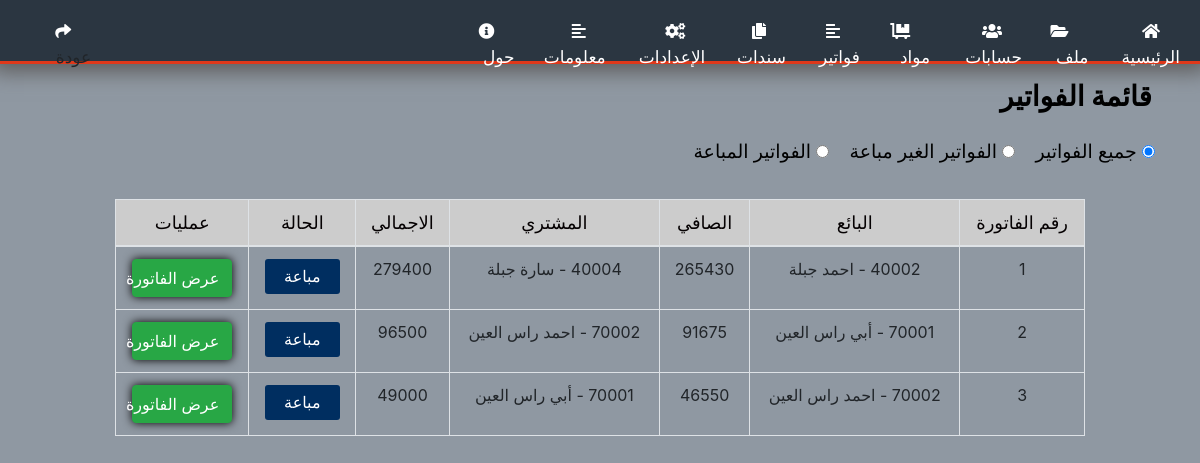
The page /bills_list.php on the database as committed earlier.
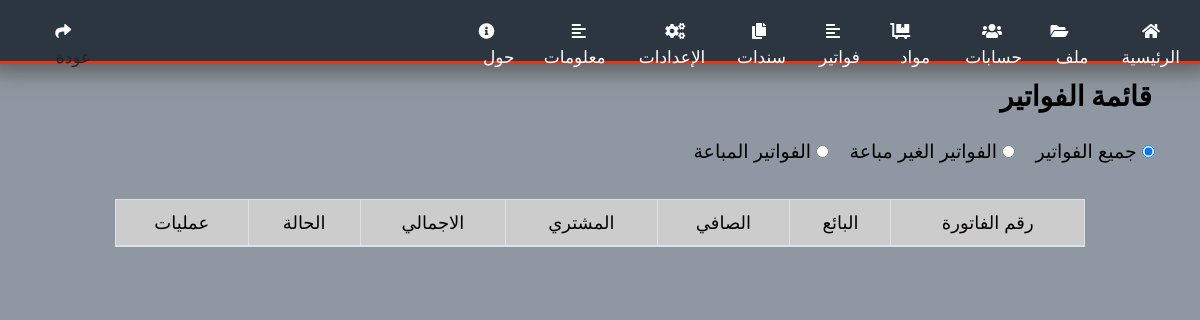
The same page on the database as committed later.
### tables this page shows
CREATE TABLE `bills` (
  `id` int(11) NOT NULL AUTO_INCREMENT,
  `code` varchar(250) DEFAULT NULL,
  `buyer_id` int(10) unsigned NOT NULL,
  `seller_id` int(10) unsigned NOT NULL,
  `buyer_type_pay` varchar(250) DEFAULT NULL,
  `seller_type_pay` varchar(250) DEFAULT NULL,
  `buyer_note` varchar(250) DEFAULT NULL,
  `seller_note` varchar(250) DEFAULT NULL,
  `total_price` varchar(255) DEFAULT NULL,
  `currency` varchar(250) NOT NULL DEFAULT 'ليرة سورية',
  `com_ratio` varchar(250) DEFAULT NULL,
  `com_value` varchar(250) DEFAULT NULL,
  `real_price` varchar(250) DEFAULT NULL,
  `note` varchar(255) DEFAULT NULL,
  `is_deleted` int(2) NOT NULL DEFAULT 0,
  `date` date DEFAULT NULL,
  `created_at` timestamp NOT NULL DEFAULT current_timestamp(),
  `updated_at` timestamp NOT NULL DEFAULT current_timestamp(),
  PRIMARY KEY (`id`)
);

CREATE TABLE `accounts` (
  `id` int(11) NOT NULL AUTO_INCREMENT,
  `code` varchar(250) NOT NULL,
  `name` varchar(250) DEFAULT NULL,
  `maden` varchar(250) DEFAULT NULL,
  `daen` varchar(250) DEFAULT NULL,
  `phone` varchar(250) DEFAULT NULL,
  `email` varchar(250) DEFAULT NULL,
  `account_id` int(11) NOT NULL DEFAULT 0,
  `city` varchar(250) DEFAULT NULL,
  `state` varchar(250) DEFAULT NULL,
  `location` varchar(250) DEFAULT NULL,
  `note` varchar(250) DEFAULT NULL,
  `is_deleted` int(2) NOT NULL DEFAULT 0,
  `type` varchar(250) NOT NULL,
  `created_at` timestamp NOT NULL DEFAULT current_timestamp(),
  `updated_at` timestamp NOT NULL DEFAULT current_timestamp(),
  PRIMARY KEY (`id`)
);

### sql/sql_queries.php (called while the page is built, shortened)
<?php
function select($table , $columns =' * ')
{
    $col = $columns;
    $sql="select $col  from ";
    if(!is_array($table))
          return $sql . $table;
     else
         $sql = $sql . getStrFromList($table);
     return $sql;
}
function where($column,$value,$op="=")
{
  return " where $column " . " " .$op . " '$value'";
}
function selectWhereId( $table , $id)
{
    return select( $table) . where("id", $id);
}
?>

### bills_list.php (the view, shortened to what this page needs)
<?php
include('include/nav.php');
?>
<!DOCTYPE html>
<html dir="rtl" lang="ar">
<head>
    <link rel="stylesheet" href="css/styles/bills_list.css">
</head>
<body>
    <form action="" method="POST">
        <div class="container-fluid">
                <div class="row justify-content-start px-5 py-3" id="header">
                    <h3 > قائمة الفواتير  </h3>
                </div>
            <div class="row py-4"   id="radio_row">
                <div>
                    <input name="search_bill" value="all_bills" id="all_bills" type="radio" checked />
                    <label class="radio_lbl" for="all_bills">جميع الفواتير</label>
                </div>
                <div>
                    <input name="search_bill" value="not_sell_bills" id="not_sell_bills" type="radio" />
                    <label class="radio_lbl" for="not_sell_bills">الفواتير الغير مباعة</label>
                </div>
                <div>
                    <input name="search_bill" value="sell_bills" id="sell_bills"  type="radio" />
                    <label class="radio_lbl" for="sell_bills">الفواتير المباعة</label>
                </div>
            </div>
            <div class="row justify-content-center">
                <div class="col-10"  id="tableFixHead">
                    <table class="  table table-bordered table-hover text-center">
                        <thead class="text-center bg-primary ">
                            <tr>
                                <th scope="col">رقم الفاتورة</th>
                                <th scope="col">البائع</th>
                                <th scope="col">الصافي</th>
                                <th scope="col">المشتري</th>
                                <th scope="col">الاجمالي</th>
                                <th scope="col">الحالة</th>
                                <th scope="col" >عمليات</th>
                            </tr>
                        </thead>
                        <tbody id="show">
                            <?php
                            $select_all_bills_query = select('bills');
                            $select_all_bills_exec = mysqli_query($con, $select_all_bills_query);
                            while ($row = mysqli_fetch_array($select_all_bills_exec)) {
                                echo "<tr>";
                                echo "<td>" . $row['code'] . "</td>";
                                $select_seller_query = selectWhereId('accounts', $row['seller_id']);
                                $select_seller_exec = mysqli_query($con, $select_seller_query);
                                $seller = mysqli_fetch_array($select_seller_exec);
                                echo "<td>" . $seller['code'] . " - " . $seller['name'] . "</td>";
                                echo "<td>" . $row['real_price'] . "</td>";
                                if ($row['buyer_id'] != '0') {
                                    $select_buyer_query = selectWhereId('accounts', $row['buyer_id']);
                                    $select_buyer_exec = mysqli_query($con, $select_buyer_query);
                                    $buyer = mysqli_fetch_array($select_buyer_exec);
                                    echo "<td>" . $buyer['code'] . " - " . $buyer['name'] . "</td>";
                                } else {
                                    echo "<td>" . "لا يوجد مشتري" . "</td>";
                                }
                                echo "<td>" . $row['total_price'] . "</td>";
                                if ($row['buyer_id'] != '0') {
                                    echo "<td class=' text-white'><center> <div class='sold'> " . "مباعة" . "</div></center></td><td>
                                        <a href='com_bill.php?code=" . $row['code'] . "'><button type='button' class='btn btn-success'>عرض الفاتورة</button></a>
                                        </td>";
                                } else {
                                    echo "<td class='text-white' ><center> <div class='not_sold'>" . "غير مباعة" . "</div></center></td><td>
                                        <a href='com_bill.php?code=" . $row['code'] . "'><button type='button' class='btn btn-primary'>بيع الفاتورة</button></a>
                                        </td>";
                                }
                                echo "</tr>";
                            }
                            ?>
                        </tbody>
                    </table>
                </div>
            </div>
        </div>
    </form>
</body>
</html>

### include/css.php
<link rel="stylesheet" href="../css/bootstrap.min.css">
<link rel="stylesheet" href="../css/jquery_ui.min.css">
<link rel="stylesheet" href="../css/style.css">

### include/nav.php (shortened to what this page needs)
<?php
    include('css.php');
    include('sql/sql_queries.php');
?>
<!DOCTYPE html>
<html lang="ar" dir="rtl">
<head>
    <link rel="stylesheet" href="https://pro.fontawesome.com/releases/v5.10.0/css/all.css" />
    <link rel="stylesheet" href="css/nav.css">
</head>
<body>
    <header>
        <div class="wrapper">
            <nav class="nav-menus">
                <li><a href="main_page.php"><i class="fas fa-home"></i> الرئيسية</a></li>
                <li class="sub-menus"><a href="#"><i class='fas fa-folder-open fa-9x' style='color:#ffffff'></i>ملف</a>
                </li>
                <li class="sub-menus"><a href="#"><i class="fas fa-users" style='color:#ffffff'></i> حسابات</a>
                </li>
                <li class="sub-menus"><a href="#"><i class='fas fa-dolly-flatbed fa-9x' style='color:#ffffff'></i> مواد</a>
                </li>
                <li class="sub-menus"><a href="#"><i class="fas fa-align-left" style='color:#ffffff'></i> فواتير</a>
                </li>
                <li class="sub-menus"><a href="#"><i class='fas fa-copy fa-9x' style='color:#ffffff'></i> سندات</a>
                </li>
                <li><a href="setting.php"><i class='fas fa-cogs fa-9x' style='color:#ffffff'></i> الإعدادات</a></li>
                <li><a href="help_file.php"><i class="fas fa-align-left"></i> معلومات</a></li>
                <li><a href="about.php"><i class='fas fa-info-circle fa-9x' style='color:#ffffff'></i> حول</a></li>
                <li id="myBackBtn"><a onclick="window.history.back()"><i class='fas fa-share fa-9x' style='color:#ffffff'></i> عودة</a></li>
            </nav>
        </div>
    </header>
</body>
</html>

### css/style.css (style rules this page uses)
* { direction: rtl; }
body { background-color: #3345578c; text-align: right; }
.container-fluid { color: #000000; border-style: groove; font-size: 19px; border-radius: 15px; border-color: #005792; }

### css/nav.css (style rules this page uses)
* { margin: 0; padding: 0; box-sizing: border-box; }
header { font-family: arial; background: #2b3641; width: 100%; float: left; box-shadow: 0px 0px 20px 8px rgb(94, 93, 93); border-bottom: solid 0.2em rgb(223, 56, 26); max-height: 4em; }
.wrapper { padding: 0px 20px; margin: auto; width: 100%; }
.nav-menus { float: right; display: flex; align-items: center; }
.nav-menus li { list-style: none; position: relative; padding: 1.2em 0px; }
.nav-menus a { color: #fff; position: relative; font-size: 17px; text-decoration: none; padding: 20px 12px; z-index: 1; }
.nav-menus a:after { content: ""; width: 100%; height: 0px; background-color: #505050; position: absolute; top: -6px; left: 0px; border-radius: 4px; transition: 0.2s; z-index: -1; }
.nav-menus i { margin-right: 8px; font-size: 16px; }
#myBackBtn { padding-right: 22.2em; }

### css/styles/bills_list.css (style rules this page uses)
.container-fluid { width: 100%; background-color: inherit; border: none; }
#header { height: 50px; }
h3 { font-weight: bold; }
#radio_row { margin: 0px 20px; font-size: 19px; font-weight: normal; }
#radio_row div { margin: 0px 10px; font-weight: normal; }
#tableFixHead { overflow-y: auto; height: 450px; direction: ltr; }
#tableFixHead thead th { position: sticky; top: -1; }
thead { border: none; }
th { background: #ccc; text-align: center; color: #050102; font-size: 18px; font-weight: normal; }
.radio_lbl { cursor: pointer; }
.sold { background-color: #002E60; width: 75px; height: 35px; line-height: 35px; border-radius: 3px; text-align: center; }
.btn { -moz-box-shadow: 0 0 10px rgb(5, 4, 4); -webkit-box-shadow: 0 0 10px rgb(0, 0, 0); box-shadow: 0 0 10px rgb(0, 0, 0); width: 100px; }

Rows that differ between the two databases and show on the page:
removed bills: code "1", accounts.name "احمد جبلة", real_price "265430", accounts.name "سارة جبلة", total_price "279400"
removed bills: code "2", accounts.name "أبي راس العين", real_price "91675", accounts.name "احمد راس العين", total_price "96500"
removed bills: code "3", accounts.name "احمد راس العين", real_price "46550", accounts.name "أبي راس العين", total_price "49000"
